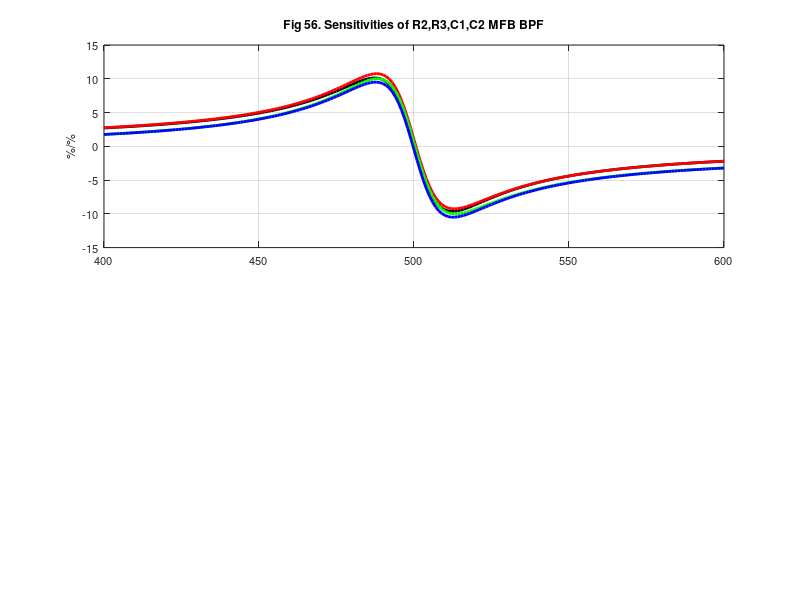

Recreate this plot in MATLAB. (Note: this script raises an error after producing the figure.)
% Sensitivity equations 
% for R2, R3, C1, C2 in the multiple feedback bpf.
% File:  c:\M_files\bookupdate\senseqns.m
% updated 11/09/06
clear;clc
BF=400;LF=600;NP=201;
F=linspace(400,600,NP);
fo=500;wo=2*pi*fo;G=10;Q=20;
C1=0.1*1e-6;C2=C1;
% Design equations; fo exactly 500 Hz for illustration purposes.
R1=Q/(G*wo*C1);
R3=2*Q/(wo*C1);
R2=R1/(wo^2*R1*R3*C1*C2-1);
disp(' ');
disp('R1, R2, R3');
[R1 R2 R3]
%
% The following equations were obtained by symbolic math capabilities 
% in Mathcad.  Note from the second plot that the curves do not have 
% the same zero-crossing frequency.
%
for i=1:NP
   m=2*pi*F(i); % radian frequency
   d1(i)=2*(Q^2*(wo^2-m^2)^2+(m*wo)^2);
   SR2(i)=(wo^2*(2*Q^2-G)*(wo^2-m^2))/d1(i);
   d2(i)=d1(i)/2;
   SR3(i)=wo^2*(Q^2*(wo^2-m^2)+m^2)/d2(i);
   SC1(i)=m^2*(2*Q^2*(wo^2-m^2)+wo^2)/d1(i);
   SC2(i)=m^2*(2*Q^2*(wo^2-m^2)-wo^2)/d1(i);
end
%
subplot(2,1,1)
h=plot(F,SR2,'k',F,SR3,'r',F,SC1,'g',F,SC2,'b');
set(gca,'FontSize',8);
set(h,'LineWidth',2);grid on;
axis([BF LF -15 15])
XT=linspace(BF,LF,5);
set(gca,'xtick',XT);
ylabel('%/%');
title('Fig 56. Sensitivities of R2,R3,C1,C2 MFB BPF')
legend('R2','R3','C1','C2',0);      
%
subplot(2,1,2)
h=plot(F,SR2,'k',F,SR3,'r',F,SC1,'g',F,SC2,'b');
set(gca,'FontSize',8);
set(h,'LineWidth',2);grid on;
axis([499 501 -1.5 1.5])
xlabel('Freq(Hz)');ylabel('%/%');
title('Fig 57. At fo = 500.0 Hz')
      
